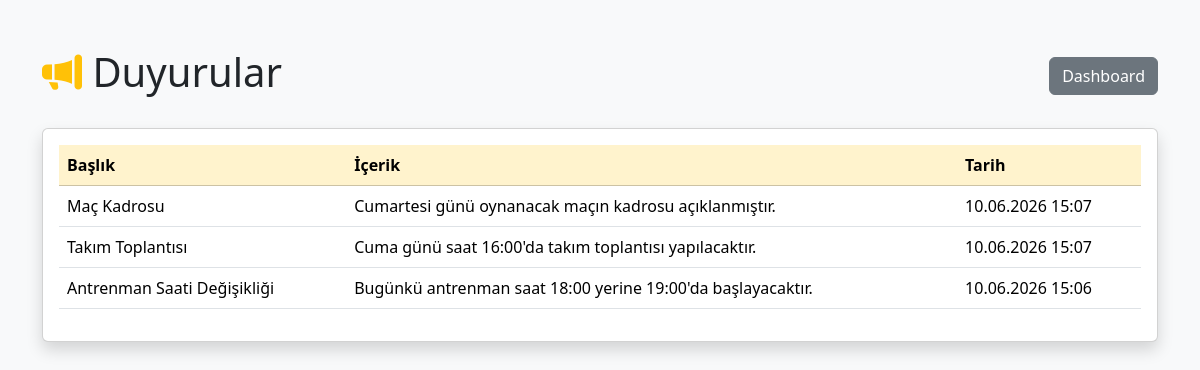
The page /announcements.php (signed in) on the database its author committed.
### tables this page shows
CREATE TABLE `announcements` (
  `id` int(11) NOT NULL,
  `title` varchar(255) NOT NULL,
  `content` text NOT NULL,
  `created_at` timestamp NOT NULL DEFAULT current_timestamp()
);

### announcements.php (the view, shortened to what this page needs)
<?php
include 'config/db.php';
$result = $conn->query("
    SELECT *
    FROM announcements
    ORDER BY created_at DESC
");
?>
<!DOCTYPE html>
<html lang="tr">
<head>
    <link href="https://cdn.jsdelivr.net/npm/bootstrap@5.3.7/dist/css/bootstrap.min.css" rel="stylesheet">
    <link rel="stylesheet"
          href="https://cdn.jsdelivr.net/npm/bootstrap-icons@1.11.3/font/bootstrap-icons.min.css">
</head>
<body class="bg-light">
<div class="container mt-5">
    <div class="d-flex justify-content-between align-items-center mb-4">
        <h1>
            <i class="bi bi-megaphone-fill text-warning"></i>
            Duyurular
        </h1>
        <div>
            <a href="dashboard.php"
               class="btn btn-secondary">
                Dashboard
            </a>
        </div>
    </div>
    <div class="card shadow">
        <div class="card-body">
            <table class="table table-hover">
                <thead class="table-warning">
                    <tr>
                        <th>Başlık</th>
                        <th>İçerik</th>
                        <th>Tarih</th>
                    </tr>
                </thead>
                <tbody>
                    <?php while($announcement = $result->fetch_assoc()): ?>
                    <tr>
                        <td>
                            <?= htmlspecialchars($announcement['title']) ?>
                        </td>
                        <td>
                            <?= htmlspecialchars($announcement['content']) ?>
                        </td>
                        <td>
                            <?= date(
                                'd.m.Y H:i',
                                strtotime($announcement['created_at'])
                            ) ?>
                        </td>
                    </tr>
                    <?php endwhile; ?>
                </tbody>
            </table>
        </div>
    </div>
</div>
</body>
</html>

### rows shown on the page
announcements: title "Maç Kadrosu", content "Cumartesi günü oynanacak maçın kadrosu açıklanmıştır.", created_at "10.06.2026 15:07"
announcements: title "Takım Toplantısı", content "Cuma günü saat 16:00'da takım toplantısı yapılacaktır.", created_at "10.06.2026 15:07"
announcements: title "Antrenman Saati Değişikliği", content "Bugünkü antrenman saat 18:00 yerine 19:00'da başlayacaktır.", created_at "10.06.2026 15:06"
